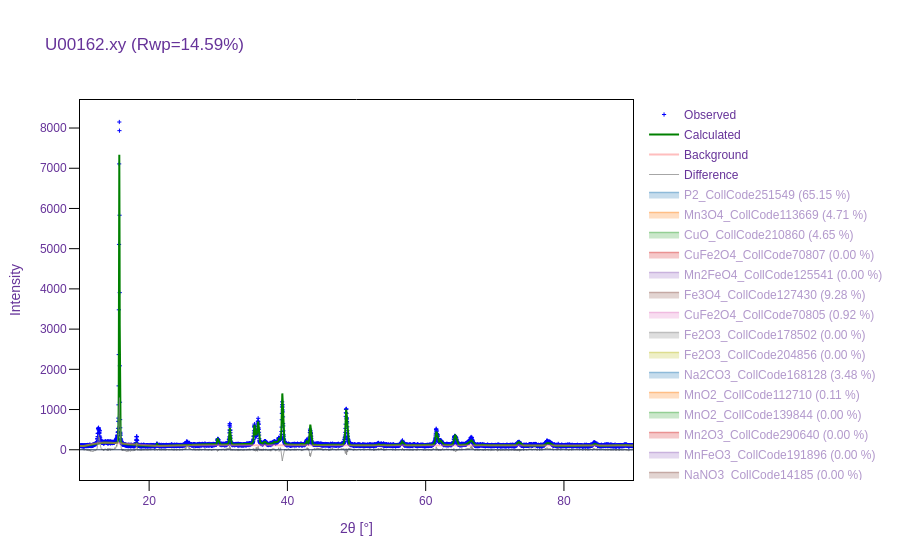

The notebook cell saved with this chart:
### Code cell
req_files_prefix = ("Odash3", "Pdash2", "O3", "P2", "P3", "Pdash3", "Na2CO3", "NaNO3")
pure_phase_prefixes = ("Odash3", "Pdash2","O3", "P2", "P3", "Pdash3")
excess_elements = {'O', 'Na'}

decimal_places = 4
threshold_for_impurity_significance = 0.02

df_exp_list = pd.read_csv("Master List Experimental.csv")
xrd_dir = "xrd_data"
ref_dir = "ref_data"
filename = "U00162"

threshold_for_multi_val = 3

background_removal = False

dedupe_by_spacegroup = False

refinement = run_mse_refinement(df_exp_list, filename, xrd_dir,ref_dir, 
                                req_files_prefix, pure_phase_prefixes, excess_elements, 
                                threshold_for_multi_val, threshold_for_impurity_significance, 
                                background_removal, dedupe_by_spacegroup,
                                decimal_places)
refinement.visualize()
